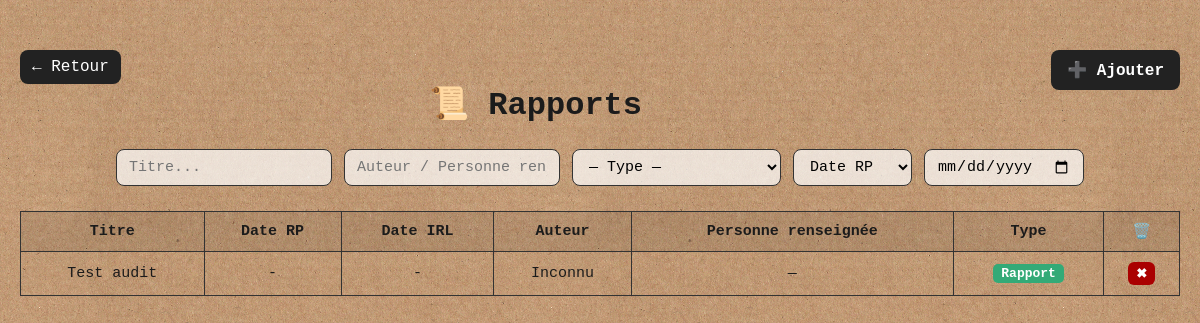
The app's page /legacy/rapports_list.php (signed in) with its own data.
### tables this page shows
CREATE TABLE `rapports` (
  `id` int NOT NULL AUTO_INCREMENT,
  `type` enum('rapport','recommandation','incident') NOT NULL DEFAULT 'rapport',
  `titre` varchar(500) NOT NULL,
  `auteur_nom` varchar(255) DEFAULT NULL,
  `auteur_grade` varchar(200) DEFAULT NULL,
  `auteur_id` int DEFAULT NULL,
  `personne_renseignee_nom` varchar(255) DEFAULT NULL,
  `personne_renseignee_id` int DEFAULT NULL,
  `unite_id` int DEFAULT NULL,
  `unite_nom` varchar(255) DEFAULT NULL,
  `grade_id` int DEFAULT NULL,
  `contexte` text,
  `resume` text,
  `bilan` text,
  `remarques` text,
  `recommande_nom` varchar(255) DEFAULT NULL,
  `recommande_grade` varchar(255) DEFAULT NULL,
  `recommande_unite` varchar(255) DEFAULT NULL,
  `raison_1` text,
  `raison_2` text,
  `raison_3` text,
  `raison_4` text,
  `recompense` text,
  `conclusion` text,
  `intro_nom` varchar(255) DEFAULT NULL,
  `intro_grade` varchar(255) DEFAULT NULL,
  `intro_fonction` varchar(255) DEFAULT NULL,
  `intro_unite` varchar(255) DEFAULT NULL,
  `lieu_incident` varchar(255) DEFAULT NULL,
  `mise_en_cause_nom` varchar(255) DEFAULT NULL,
  `mise_en_cause_grade` varchar(255) DEFAULT NULL,
  `mise_en_cause_fonction` varchar(255) DEFAULT NULL,
  `mise_en_cause_unite` varchar(255) DEFAULT NULL,
  `infos_complementaires` text,
  `compte_rendu` text,
  `signature_nom` varchar(255) DEFAULT NULL,
  `signature_grade` varchar(255) DEFAULT NULL,
  `signature_image` longtext,
  `stamp` varchar(50) DEFAULT NULL,
  `fichier_media` json DEFAULT NULL,
  `contenu_html` longtext,
  `published` tinyint DEFAULT '0',
  `date_rp` varchar(50) DEFAULT NULL,
  `date_irl` varchar(50) DEFAULT NULL,
  `created_at` timestamp NULL DEFAULT CURRENT_TIMESTAMP,
  `updated_at` timestamp NULL DEFAULT CURRENT_TIMESTAMP ON UPDATE CURRENT_TIMESTAMP,
  `redactions` json DEFAULT NULL COMMENT 'Zones censurÃ©es par officiers',
  `moderation_statut` enum('brouillon','en_attente','approuve','refuse') DEFAULT 'brouillon',
  `a_images` tinyint(1) DEFAULT '0',
  `valide` tinyint(1) DEFAULT '0',
  `valide_par` int DEFAULT NULL,
  `valide_par_nom` varchar(200) DEFAULT NULL,
  `valide_signature` longtext,
  `valide_at` timestamp NULL DEFAULT NULL,
  `auteur_rang` int DEFAULT '0',
  `affaire_id` int DEFAULT NULL,
  `pris_par_id` int DEFAULT NULL,
  `pris_par_nom` varchar(200) DEFAULT NULL,
  `pris_at` datetime DEFAULT NULL,
  PRIMARY KEY (`id`),
  KEY `idx_rapports_auteur` (`auteur_id`),
  KEY `idx_rapports_type` (`type`)
);

### legacy/rapports_list.php (the view, shortened to what this page needs)
<?php
require_once __DIR__.'/includes/db.php';
$isAdmin = false;
if (isset($_SESSION['user'])) {
    $uid = $_SESSION['user']['id'] ?? 0;
    $check = $pdo->prepare("
        SELECT COUNT(*)
        FROM user_groups ug
        JOIN `groups` g ON g.id = ug.group_id
        WHERE ug.user_id = ? AND g.name = 'Administration'
    ");
    $check->execute([$uid]);
    $isAdmin = $check->fetchColumn() > 0;
}
$sql = "SELECT id, titre, auteur_nom, personne_renseignee_nom, type, date_rp, date_irl
        FROM rapports
        ORDER BY STR_TO_DATE(COALESCE(NULLIF(date_irl,''), date_rp), '%d/%m/%Y') DESC, id DESC";
$rapports = $pdo->query($sql)->fetchAll(PDO::FETCH_ASSOC);
function esc($v): string{ return htmlspecialchars((string)$v, ENT_QUOTES, 'UTF-8'); }
?>
<!doctype html><html lang="fr"><head>
</head><body>
<div class="wrap">
  <a href="/Archives7e/index.php" class="back">← Retour</a>
  <a href="/Archives7e/rapport_new.php" class="add">➕ Ajouter</a>
  <h1>📜 Rapports</h1>
  <div class="filters">
    <input type="text" id="filtreTitre" placeholder="Titre..." onkeyup="filtrer()">
    <input type="text" id="filtreAuteur" placeholder="Auteur / Personne renseignée..." onkeyup="filtrer()">
    <select id="filtreType" onchange="filtrer()">
      <option value="">— Type —</option>
    </select>
    <select id="dateType" onchange="filtrer()">
      <option value="RP">Date RP</option>
    </select>
    <input type="date" id="filtreDate" onchange="filtrer()">
  </div>
  <table>
    <thead>
      <tr>
        <th onclick="sortTable(0)">Titre</th>
        <th onclick="sortTable(1)">Date RP</th>
        <th onclick="sortTable(2)">Date IRL</th>
        <th onclick="sortTable(3)">Auteur</th>
        <th onclick="sortTable(4)">Personne renseignée</th>
        <th onclick="sortTable(5)">Type</th>
        <?php if($isAdmin): ?><th>🗑️</th><?php endif; ?>
      </tr>
    </thead>
    <tbody>
      <?php if(empty($rapports)): ?>
        <tr><td colspan="<?= $isAdmin?7:6 ?>" style="text-align:center;opacity:.8;">Aucun rapport enregistré.</td></tr>
      <?php else: foreach($rapports as $r):
        $auteur = $r['auteur_nom'] ?: 'Inconnu';
        $pers   = $r['personne_renseignee_nom'] ?: '';
      ?>
        <tr id="row-<?= (int)$r['id'] ?>"
            data-row
            data-titre="<?= esc($r['titre']) ?>"
            data-auteur="<?= esc($auteur) ?>"
            data-personne="<?= esc($pers) ?>"
            data-type="<?= esc($r['type']) ?>"
            data-date-rp="<?= esc($r['date_rp'] ?? '') ?>"
            data-date-irl="<?= esc($r['date_irl'] ?? '') ?>"
            style="cursor:pointer;"
            onclick="location.href='/Archives7e/rapport.php?id=<?= (int)$r['id'] ?>'">
          <td><?= esc($r['titre']) ?></td>
          <td><?= esc($r['date_rp'] ?? '-') ?></td>
          <td><?= esc($r['date_irl'] ?? '-') ?></td>
          <td><?= esc($auteur) ?></td>
          <td><?= esc($pers ?: '—') ?></td>
          <td><span class="type-tag type-<?= esc($r['type']) ?>"><?= ucfirst($r['type']) ?></span></td>
          <?php if($isAdmin): ?>
          <td onclick="event.stopPropagation();">
            <button class="del" onclick="deleteRapport(<?= (int)$r['id'] ?>)">✖</button>
          </td>
          <?php endif; ?>
        </tr>
      <?php endforeach; endif; ?>
    </tbody>
  </table>
</div>
</body></html>

### legacy/rapports_list.php (style rules this page uses)
:root { --paper:url('/Archives7e/assets/img/paper.jpg');--ink:#1b1b1b }
html,body { margin:0;height:100% }
body { background:var(--paper) repeat center/512px;font-family:"IBM Plex Mono",ui-monospace,Menlo,Consolas,monospace;color:var(--ink) }
.wrap { max-width:1200px;margin:50px auto;padding:0 20px }
h1 { text-align:center;font-weight:900;font-size:2em;margin:0 0 25px }
a.back,a.add { display:inline-block;background:#222;color:#fff;border-radius:8px;padding:8px 12px;text-decoration:none }
a.add { float:right;padding:10px 16px;font-weight:700 }
.filters { display:flex;flex-wrap:wrap;justify-content:center;gap:12px;margin:20px 0 25px }
.filters input,.filters select { background:rgba(255,255,255,0.7);border:1px solid #333;border-radius:8px;padding:8px 12px;font-family:inherit;font-size:15px }
table { border-collapse:collapse;width:100%;font-size:15px }
th,td { border:1px solid #333;padding:10px 8px;text-align:center }
th { background:rgba(0,0,0,0.08);font-weight:800;cursor:pointer }
.type-tag { display:inline-block;padding:2px 8px;border-radius:5px;font-size:13px;font-weight:bold;color:#fff }
.type-rapport { background:#3a7 }
button.del { background:#a00; color:#fff; border:0; border-radius:6px; font-weight:bold; cursor:pointer; padding:4px 8px; transition:0.2s; }

### records on screen
rapports: titre "Test audit", date_rp "-", date_irl "-", auteur_nom "Inconnu", personne_renseignee_nom "—", type "Rapport"
